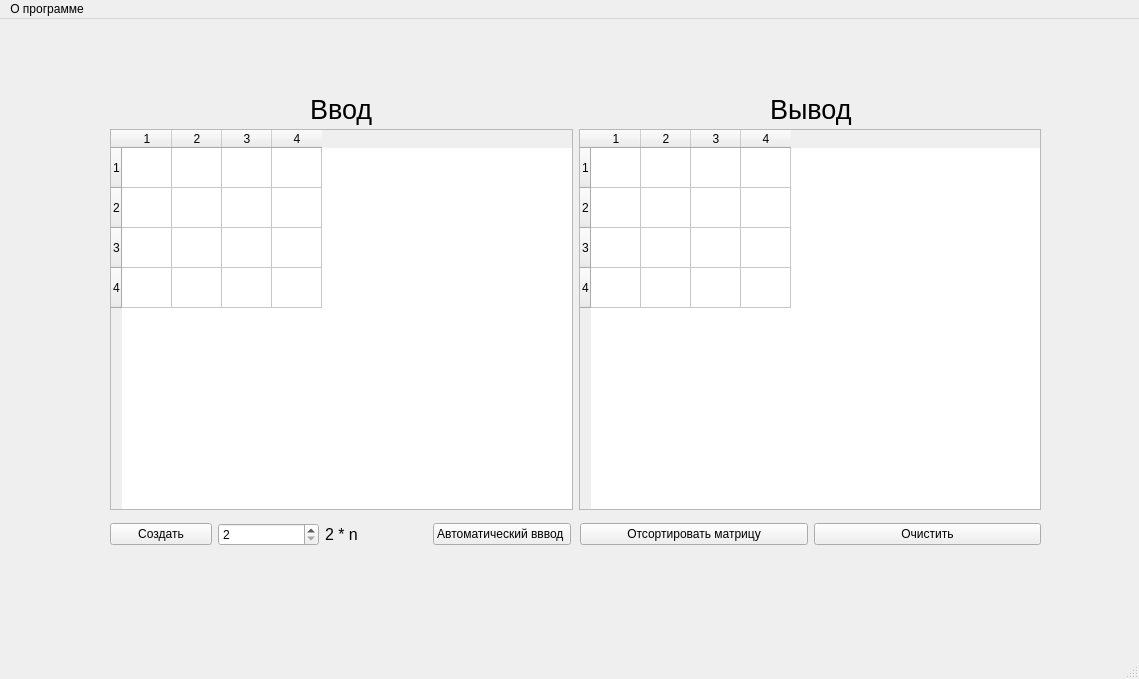
<?xml version="1.0" encoding="UTF-8"?>
<ui version="4.0">
 <class>MainWindow</class>
 <widget class="QMainWindow" name="MainWindow">
  <property name="geometry">
   <rect>
    <x>0</x>
    <y>0</y>
    <width>1139</width>
    <height>679</height>
   </rect>
  </property>
  <property name="windowTitle">
   <string>MainWindow</string>
  </property>
  <property name="styleSheet">
   <string notr="true"/>
  </property>
  <widget class="QWidget" name="centralwidget">
   <widget class="QLabel" name="label_output">
    <property name="geometry">
     <rect>
      <x>770</x>
      <y>70</y>
      <width>101</width>
      <height>41</height>
     </rect>
    </property>
    <property name="font">
     <font>
      <pointsize>20</pointsize>
     </font>
    </property>
    <property name="text">
     <string>Вывод</string>
    </property>
   </widget>
   <widget class="QWidget" name="horizontalLayoutWidget">
    <property name="geometry">
     <rect>
      <x>110</x>
      <y>110</y>
      <width>931</width>
      <height>381</height>
     </rect>
    </property>
    <layout class="QHBoxLayout" name="horizontalLayout_3">
     <item>
      <widget class="QTableWidget" name="tableWidget_2">
       <attribute name="horizontalHeaderDefaultSectionSize">
        <number>50</number>
       </attribute>
       <attribute name="verticalHeaderDefaultSectionSize">
        <number>40</number>
       </attribute>
       <row>
        <property name="text">
         <string>1</string>
        </property>
       </row>
       <row>
        <property name="text">
         <string>2</string>
        </property>
       </row>
       <row>
        <property name="text">
         <string>3</string>
        </property>
       </row>
       <row>
        <property name="text">
         <string>4</string>
        </property>
       </row>
       <column>
        <property name="text">
         <string>1</string>
        </property>
       </column>
       <column>
        <property name="text">
         <string>2</string>
        </property>
       </column>
       <column>
        <property name="text">
         <string>3</string>
        </property>
       </column>
       <column>
        <property name="text">
         <string>4</string>
        </property>
       </column>
      </widget>
     </item>
     <item>
      <widget class="QTableWidget" name="tableWidget">
       <property name="autoFillBackground">
        <bool>false</bool>
       </property>
       <attribute name="horizontalHeaderDefaultSectionSize">
        <number>50</number>
       </attribute>
       <attribute name="verticalHeaderDefaultSectionSize">
        <number>40</number>
       </attribute>
       <row>
        <property name="text">
         <string>1</string>
        </property>
       </row>
       <row>
        <property name="text">
         <string>2</string>
        </property>
       </row>
       <row>
        <property name="text">
         <string>3</string>
        </property>
       </row>
       <row>
        <property name="text">
         <string>4</string>
        </property>
       </row>
       <column>
        <property name="text">
         <string>1</string>
        </property>
       </column>
       <column>
        <property name="text">
         <string>2</string>
        </property>
       </column>
       <column>
        <property name="text">
         <string>3</string>
        </property>
       </column>
       <column>
        <property name="text">
         <string>4</string>
        </property>
       </column>
      </widget>
     </item>
    </layout>
   </widget>
   <widget class="QWidget" name="horizontalLayoutWidget_3">
    <property name="geometry">
     <rect>
      <x>580</x>
      <y>490</y>
      <width>461</width>
      <height>51</height>
     </rect>
    </property>
    <layout class="QHBoxLayout" name="horizontalLayout_2">
     <item>
      <widget class="QPushButton" name="sortButton">
       <property name="text">
        <string>Отсортировать матрицу</string>
       </property>
      </widget>
     </item>
     <item>
      <widget class="QPushButton" name="clearButton">
       <property name="text">
        <string>Очистить</string>
       </property>
      </widget>
     </item>
    </layout>
   </widget>
   <widget class="QLabel" name="label_input">
    <property name="geometry">
     <rect>
      <x>310</x>
      <y>70</y>
      <width>81</width>
      <height>41</height>
     </rect>
    </property>
    <property name="font">
     <font>
      <pointsize>20</pointsize>
     </font>
    </property>
    <property name="text">
     <string>Ввод</string>
    </property>
   </widget>
   <widget class="QWidget" name="horizontalLayoutWidget_2">
    <property name="geometry">
     <rect>
      <x>110</x>
      <y>490</y>
      <width>461</width>
      <height>51</height>
     </rect>
    </property>
    <layout class="QHBoxLayout" name="horizontalLayout">
     <item>
      <widget class="QPushButton" name="pushButton_Create">
       <property name="text">
        <string>Создать</string>
       </property>
      </widget>
     </item>
     <item>
      <widget class="QSpinBox" name="spinBox">
       <property name="minimum">
        <number>2</number>
       </property>
       <property name="maximum">
        <number>15</number>
       </property>
      </widget>
     </item>
     <item>
      <widget class="QLabel" name="n_text">
       <property name="font">
        <font>
         <pointsize>12</pointsize>
        </font>
       </property>
       <property name="text">
        <string>2 * n</string>
       </property>
      </widget>
     </item>
     <item>
      <widget class="QPushButton" name="AutomaticInputButton">
       <property name="text">
        <string>Автоматический вввод </string>
       </property>
      </widget>
     </item>
    </layout>
   </widget>
  </widget>
  <widget class="QMenuBar" name="menubar">
   <property name="geometry">
    <rect>
     <x>0</x>
     <y>0</y>
     <width>1139</width>
     <height>25</height>
    </rect>
   </property>
   <widget class="QMenu" name="menu">
    <property name="title">
     <string>О программе</string>
    </property>
    <addaction name="info"/>
   </widget>
   <addaction name="menu"/>
  </widget>
  <widget class="QStatusBar" name="statusbar"/>
  <action name="info">
   <property name="text">
    <string>Информация</string>
   </property>
  </action>
 </widget>
 <resources/>
 <connections/>
</ui>
